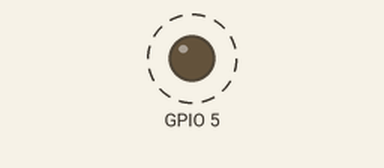
Bench run of a sketch on a simulated ESP32. Parts: output pins drawn as LEDs (lit = HIGH). Dashed ring = blinking. What the sketch prints to the serial monitor is not drawn.

Above: at 0.2 s.
Timing chart, 0 to 3.0 s (numbered marks = the images above):
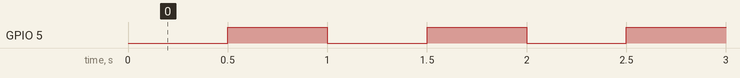

Measured:
- by itself, GPIO 5: alternates HIGH for 0.50 s and LOW for 0.50 s

The sketch:

led_blinking.ino
```cpp
void setup() {
  // put your setup code here, to run once:
  Serial.begin(115200);
  Serial.println("Hello, ESP32!");
  pinMode(5, OUTPUT);
}

void loop() {
  // put your main code here, to run repeatedly:
  delay(500); // this speeds up the simulation
  digitalWrite(5, HIGH);
  delay(500); // this speeds up the simulation
  digitalWrite(5, LOW);
}
```
